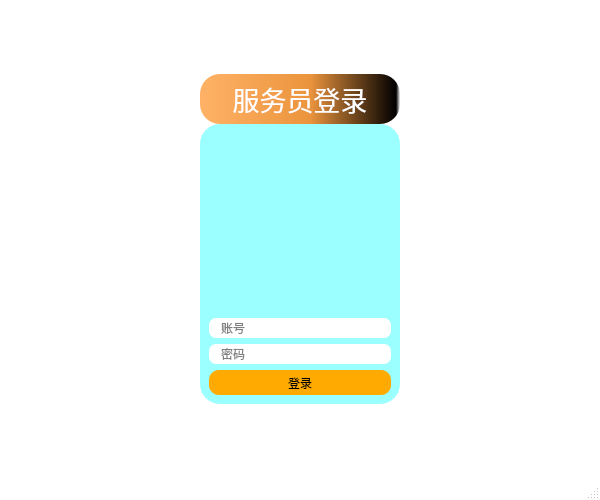
<?xml version="1.0" encoding="UTF-8"?>
<ui version="4.0">
 <class>LoginWin</class>
 <widget class="QMainWindow" name="LoginWin">
  <property name="geometry">
   <rect>
    <x>0</x>
    <y>0</y>
    <width>600</width>
    <height>500</height>
   </rect>
  </property>
  <property name="windowTitle">
   <string>服务端登录</string>
  </property>
  <property name="styleSheet">
   <string notr="true">QMainWindow#LoginWin{
	
	border-image: url(:/img/food.PNG);
background-color: rgba(255, 255, 255,100);
}
QLabel
{
	color: rgb(255, 255, 255);
	
}
QPushButton{
background-color: rgb(255, 170, 0);
border-radius:10px;
}
QLineEdit{
border-radius:7px;
padding:0 10px 0 10px;
/*background-color:transparent;*/
}

QGroupBox
{
	border-radius:20px;
	background-color:  rgba(0, 255, 255,100);
}</string>
  </property>
  <widget class="QWidget" name="centralwidget">
   <layout class="QGridLayout" name="gridLayout">
    <item row="0" column="0">
     <spacer name="horizontalSpacer">
      <property name="orientation">
       <enum>Qt::Horizontal</enum>
      </property>
      <property name="sizeHint" stdset="0">
       <size>
        <width>180</width>
        <height>20</height>
       </size>
      </property>
     </spacer>
    </item>
    <item row="0" column="1">
     <layout class="QVBoxLayout" name="verticalLayout_4">
      <item>
       <spacer name="verticalSpacer_2">
        <property name="orientation">
         <enum>Qt::Vertical</enum>
        </property>
        <property name="sizeHint" stdset="0">
         <size>
          <width>20</width>
          <height>40</height>
         </size>
        </property>
       </spacer>
      </item>
      <item>
       <layout class="QVBoxLayout" name="verticalLayout_3">
        <property name="spacing">
         <number>0</number>
        </property>
        <item>
         <widget class="QLabel" name="label">
          <property name="sizePolicy">
           <sizepolicy hsizetype="Preferred" vsizetype="Expanding">
            <horstretch>0</horstretch>
            <verstretch>0</verstretch>
           </sizepolicy>
          </property>
          <property name="minimumSize">
           <size>
            <width>0</width>
            <height>50</height>
           </size>
          </property>
          <property name="font">
           <font>
            <pointsize>20</pointsize>
           </font>
          </property>
          <property name="styleSheet">
           <string notr="true">background-color: qlineargradient(spread:pad, x1:0, y1:0, x2:1, y2:0, stop:0 rgba(255, 178, 102, 255), stop:0.55 rgba(235, 148, 61, 255), stop:0.98 rgba(0, 0, 0, 255), stop:1 rgba(0, 0, 0, 0));

border-radius:20px;</string>
          </property>
          <property name="text">
           <string>服务员登录</string>
          </property>
          <property name="alignment">
           <set>Qt::AlignCenter</set>
          </property>
         </widget>
        </item>
        <item>
         <widget class="QGroupBox" name="groupBox">
          <property name="sizePolicy">
           <sizepolicy hsizetype="Fixed" vsizetype="Expanding">
            <horstretch>0</horstretch>
            <verstretch>0</verstretch>
           </sizepolicy>
          </property>
          <property name="minimumSize">
           <size>
            <width>200</width>
            <height>280</height>
           </size>
          </property>
          <property name="title">
           <string/>
          </property>
          <layout class="QVBoxLayout" name="verticalLayout_2">
           <item>
            <widget class="QLabel" name="label_3">
             <property name="sizePolicy">
              <sizepolicy hsizetype="Expanding" vsizetype="Expanding">
               <horstretch>0</horstretch>
               <verstretch>0</verstretch>
              </sizepolicy>
             </property>
             <property name="minimumSize">
              <size>
               <width>0</width>
               <height>50</height>
              </size>
             </property>
             <property name="styleSheet">
              <string notr="true">border-image: url(:/img/title.png);</string>
             </property>
             <property name="text">
              <string/>
             </property>
            </widget>
           </item>
           <item>
            <layout class="QVBoxLayout" name="verticalLayout">
             <item>
              <layout class="QHBoxLayout" name="horizontalLayout">
               <property name="spacing">
                <number>0</number>
               </property>
               <item>
                <widget class="QLineEdit" name="nameEdit">
                 <property name="minimumSize">
                  <size>
                   <width>0</width>
                   <height>20</height>
                  </size>
                 </property>
                 <property name="styleSheet">
                  <string notr="true"/>
                 </property>
                 <property name="placeholderText">
                  <string>账号</string>
                 </property>
                </widget>
               </item>
              </layout>
             </item>
             <item>
              <layout class="QHBoxLayout" name="horizontalLayout_2">
               <property name="spacing">
                <number>0</number>
               </property>
               <item>
                <widget class="QLineEdit" name="pwdEdit">
                 <property name="minimumSize">
                  <size>
                   <width>0</width>
                   <height>20</height>
                  </size>
                 </property>
                 <property name="styleSheet">
                  <string notr="true"/>
                 </property>
                 <property name="echoMode">
                  <enum>QLineEdit::Password</enum>
                 </property>
                 <property name="placeholderText">
                  <string>密码</string>
                 </property>
                </widget>
               </item>
              </layout>
             </item>
            </layout>
           </item>
           <item>
            <widget class="QPushButton" name="loginBt">
             <property name="minimumSize">
              <size>
               <width>0</width>
               <height>25</height>
              </size>
             </property>
             <property name="styleSheet">
              <string notr="true">background-color: rgb(255, 170, 0);</string>
             </property>
             <property name="text">
              <string>登录</string>
             </property>
             <property name="shortcut">
              <string>Return</string>
             </property>
            </widget>
           </item>
          </layout>
         </widget>
        </item>
       </layout>
      </item>
      <item>
       <spacer name="verticalSpacer">
        <property name="orientation">
         <enum>Qt::Vertical</enum>
        </property>
        <property name="sizeHint" stdset="0">
         <size>
          <width>20</width>
          <height>40</height>
         </size>
        </property>
       </spacer>
      </item>
     </layout>
    </item>
    <item row="0" column="2">
     <spacer name="horizontalSpacer_2">
      <property name="orientation">
       <enum>Qt::Horizontal</enum>
      </property>
      <property name="sizeHint" stdset="0">
       <size>
        <width>180</width>
        <height>20</height>
       </size>
      </property>
     </spacer>
    </item>
   </layout>
  </widget>
  <widget class="QMenuBar" name="menubar">
   <property name="geometry">
    <rect>
     <x>0</x>
     <y>0</y>
     <width>600</width>
     <height>26</height>
    </rect>
   </property>
  </widget>
  <widget class="QStatusBar" name="statusbar"/>
 </widget>
 <resources/>
 <connections/>
</ui>
